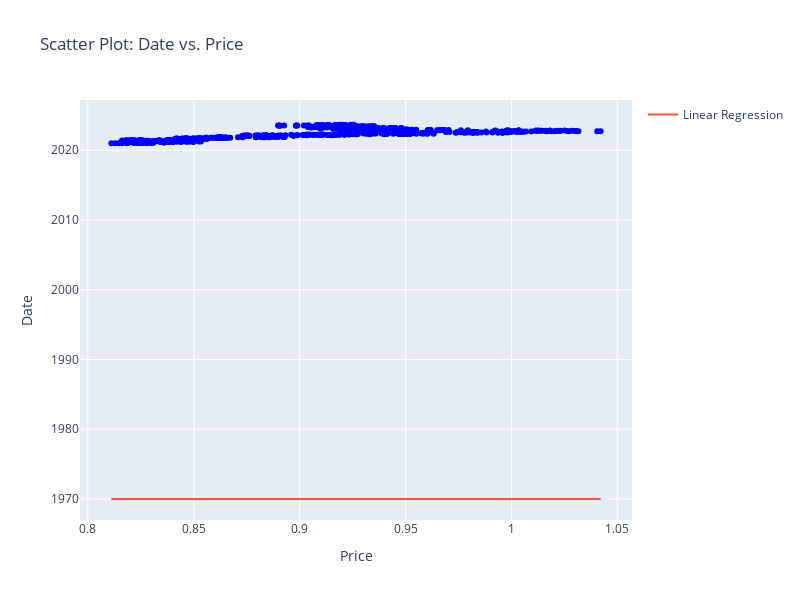

This figure's notebook cell:
### Code cell
import plotly.express as px
import plotly.graph_objects as go
import pandas as pd
import numpy as np


# Create a scatter plot with Plotly Express
fig = px.scatter(data, x='Price', y='Date', title='Scatter Plot: Date vs. Price',
                 labels={'Price': 'Price', 'Date': 'Date'}, color_discrete_sequence=['blue'])

# Calculate the linear regression line
coefficients = np.polyfit(data['Price'], data.index, 1)
line = np.poly1d(coefficients)
x_values = np.linspace(min(data['Price']), max(data['Price']), 100)
y_values = line(x_values)

# Add the linear regression line as a trace
fig.add_trace(go.Scatter(x=x_values, y=pd.to_datetime(y_values), mode='lines', name='Linear Regression'))

fig.update_layout(
    autosize=False,
    width=800,
    height=600,
)

# Show the plot
fig.show()
